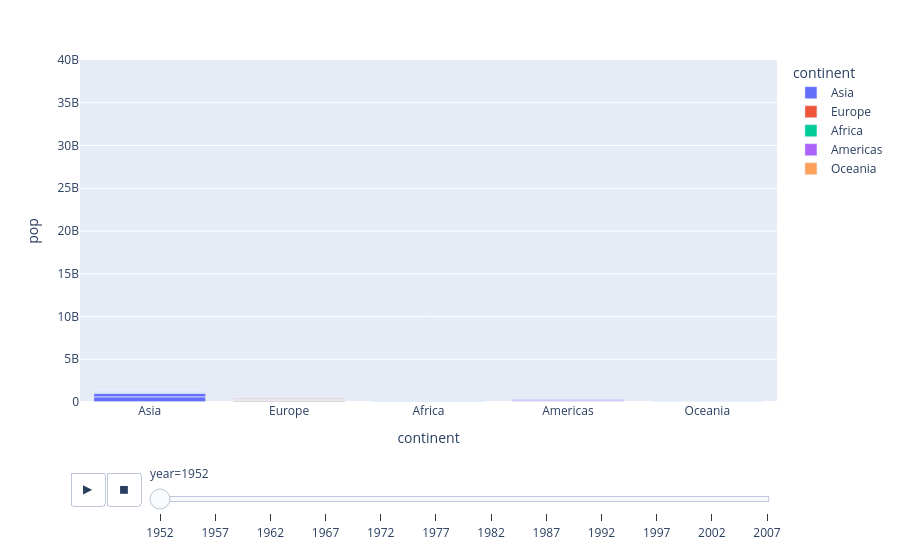

Notebook source saved alongside this figure:
### Code cell
import plotly.express as px

df = px.data.gapminder()

fig = px.bar(df, x="continent",y="pop", color="continent",
             animation_frame= "year", animation_group="country", range_y=[0,40000000000])
fig.show()

### Figure 1 — Plotly figure (JSON) as saved in the notebook; plotly's stock layout.template omitted (floating-point values rounded to 4 significant figures)
{"data": [{"hovertemplate": "continent=%{x}<br>year=1952<br>pop=%{y}<extra></extra>", "ids": ["Afghanistan", "Bahrain", "Bangladesh", "Cambodia", "China", "Hong Kong, China", "India", "Indonesia", "Iran", "Iraq", "Israel", "Japan", "Jordan", "Korea, Dem. Rep.", "Korea, Rep.", "Kuwait", "Lebanon", "Malaysia", "Mongolia", "Myanmar", "Nepal", "Oman", "Pakistan", "Philippines", "Saudi Arabia", "Singapore", "Sri Lanka", "Syria", "Taiwan", "Thailand", "Vietnam", "West Bank and Gaza", "Yemen, Rep."], "legendgroup": "Asia", "marker": {"color": "#636efa", "pattern": {"shape": ""}}, "name": "Asia", "orientation": "v", "showlegend": true, "textposition": "auto", "type": "bar", "x": ["Asia", "Asia", "Asia", "Asia", "Asia", "Asia", "Asia", "Asia", "Asia", "Asia", "Asia", "Asia", "Asia", "Asia", "Asia", "Asia", "Asia", "Asia", "Asia", "Asia", "Asia", "Asia", "Asia", "Asia", "Asia", "Asia", "Asia", "Asia", "Asia", "Asia", "Asia", "Asia", "Asia"], "xaxis": "x", "y": [8425333, 120447, 46886859, 4693836, 556263527, 2125900, 372000000, 82052000, 17272000, 5441766, 1620914, 86459025, 607914, 8865488, 20947571, 160000, 1439529, 6748378, 800663, 20092996, 9182536, 507833, 41346560, 22438691, 4005677, 1127000, 7982342, 3661549, 8550362, 21289402, 26246839, 1030585, 4963829], "yaxis": "y"}, {"hovertemplate": "continent=%{x}<br>year=1952<br>pop=%{y}<extra></extra>", "ids": ["Albania", "Austria", "Belgium", "Bosnia and Herzegovina", "Bulgaria", "Croatia", "Czech Republic", "Denmark", "Finland", "France", "Germany", "Greece", "Hungary", "Iceland", "Ireland", "Italy", "Montenegro", "Netherlands", "Norway", "Poland", "Portugal", "Romania", "Serbia", "Slovak Republic", "Slovenia", "Spain", "Sweden", "Switzerland", "Turkey", "United Kingdom"], "legendgroup": "Europe", "marker": {"color": "#EF553B", "pattern": {"shape": ""}}, "name": "Europe", "orientation": "v", "showlegend": true, "textposition": "auto", "type": "bar", "x": ["Europe", "Europe", "Europe", "Europe", "Europe", "Europe", "Europe", "Europe", "Europe", "Europe", "Europe", "Europe", "Europe", "Europe", "Europe", "Europe", "Europe", "Europe", "Europe", "Europe", "Europe", "Europe", "Europe", "Europe", "Europe", "Europe", "Europe", "Europe", "Europe", "Europe"], "xaxis": "x", "y": [1282697, 6927772, 8730405, 2791000, 7274900, 3882229, 9125183, 4334000, 4090500, 42459667, 69145952, 7733250, 9504000, 147962, 2952156, 47666000, 413834, 10381988, 3327728, 25730551, 8526050, 16630000, 6860147, 3558137, 1489518, 28549870, 7124673, 4815000, 22235677, 50430000], "yaxis": "y"}, {"hovertemplate": "continent=%{x}<br>year=1952<br>pop=%{y}<extra></extra>", "ids": ["Algeria", "Angola", "Benin", "Botswana", "Burkina Faso", "Burundi", "Cameroon", "Central African Republic", "Chad", "Comoros", "Congo, Dem. Rep.", "Congo, Rep.", "Cote d'Ivoire", "Djibouti", "Egypt", "Equatorial Guinea", "Eritrea", "Ethiopia", "Gabon", "Gambia", "Ghana", "Guinea", "Guinea-Bissau", "Kenya", "Lesotho", "Liberia", "Libya", "Madagascar", "Malawi", "Mali", "Mauritania", "Mauritius", "Morocco", "Mozambique", "Namibia", "Niger", "Nigeria", "Reunion", "Rwanda", "Sao Tome and Principe", "Senegal", "Sierra Leone", "Somalia", "South Africa", "Sudan", "Swaziland", "Tanzania", "Togo", "Tunisia", "Uganda", "Zambia", "Zimbabwe"], "legendgroup": "Africa", "marker": {"color": "#00cc96", "pattern": {"shape": ""}}, "name": "Africa", "orientation": "v", "showlegend": true, "textposition": "auto", "type": "bar", "x": ["Africa", "Africa", "Africa", "Africa", "Africa", "Africa", "Africa", "Africa", "Africa", "Africa", "Africa", "Africa", "Africa", "Africa", "Africa", "Africa", "Africa", "Africa", "Africa", "Africa", "Africa", "Africa", "Africa", "Africa", "Africa", "Africa", "Africa", "Africa", "Africa", "Africa", "Africa", "Africa", "Africa", "Africa", "Africa", "Africa", "Africa", "Africa", "Africa", "Africa", "Africa", "Africa", "Africa", "Africa", "Africa", "Africa", "Africa", "Africa", "Africa", "Africa", "Africa", "Africa"], "xaxis": "x", "y": [9279525, 4232095, 1738315, 442308, 4469979, 2445618, 5009067, 1291695, 2682462, 153936, 14100005, 854885, 2977019, 63149, 22223309, 216964, 1438760, 20860941, 420702, 284320, 5581001, 2664249, 580653, 6464046, 748747, 863308, 1019729, 4762912, 2917802, 3838168, 1022556, 516556, 9939217, 6446316, 485831, 3379468, 33119096, 257700, 2534927, 60011, 2755589, 2143249, 2526994, 14264935, 8504667, 290243, 8322925, 1219113, 3647735, 5824797, 2672000, 3080907], "yaxis": "y"}, {"hovertemplate": "continent=%{x}<br>year=1952<br>pop=%{y}<extra></extra>", "ids": ["Argentina", "Bolivia", "Brazil", "Canada", "Chile", "Colombia", "Costa Rica", "Cuba", "Dominican Republic", "Ecuador", "El Salvador", "Guatemala", "Haiti", "Honduras", "Jamaica", "Mexico", "Nicaragua", "Panama", "Paraguay", "Peru", "Puerto Rico", "Trinidad and Tobago", "United States", "Uruguay", "Venezuela"], "legendgroup": "Americas", "marker": {"color": "#ab63fa", "pattern": {"shape": ""}}, "name": "Americas", "orientation": "v", "showlegend": true, "textposition": "auto", "type": "bar", "x": ["Americas", "Americas", "Americas", "Americas", "Americas", "Americas", "Americas", "Americas", "Americas", "Americas", "Americas", "Americas", "Americas", "Americas", "Americas", "Americas", "Americas", "Americas", "Americas", "Americas", "Americas", "Americas", "Americas", "Americas", "Americas"], "xaxis": "x", "y": [17876956, 2883315, 56602560, 14785584, 6377619, 12350771, 926317, 6007797, 2491346, 3548753, 2042865, 3146381, 3201488, 1517453, 1426095, 30144317, 1165790, 940080, 1555876, 8025700, 2227000, 662850, 157553000, 2252965, 5439568], "yaxis": "y"}, {"hovertemplate": "continent=%{x}<br>year=1952<br>pop=%{y}<extra></extra>", "ids": ["Australia", "New Zealand"], "legendgroup": "Oceania", "marker": {"color": "#FFA15A", "pattern": {"shape": ""}}, "name": "Oceania", "orientation": "v", "showlegend": true, "textposition": "auto", "type": "bar", "x": ["Oceania", "Oceania"], "xaxis": "x", "y": [8691212, 1994794], "yaxis": "y"}], "layout": {"barmode": "relative", "legend": {"title": {"text": "continent"}, "tracegroupgap": 0}, "margin": {"t": 60}, "sliders": [{"active": 0, "currentvalue": {"prefix": "year="}, "len": 0.9, "pad": {"b": 10, "t": 60}, "steps": [{"args": [["1952"], {"frame": {"duration": 0, "redraw": true}, "fromcurrent": true, "mode": "immediate", "transition": {"duration": 0, "easing": "linear"}}], "label": "1952", "method": "animate"}, {"args": [["1957"], {"frame": {"duration": 0, "redraw": true}, "fromcurrent": true, "mode": "immediate", "transition": {"duration": 0, "easing": "linear"}}], "label": "1957", "method": "animate"}, {"args": [["1962"], {"frame": {"duration": 0, "redraw": true}, "fromcurrent": true, "mode": "immediate", "transition": {"duration": 0, "easing": "linear"}}], "label": "1962", "method": "animate"}, {"args": [["1967"], {"frame": {"duration": 0, "redraw": true}, "fromcurrent": true, "mode": "immediate", "transition": {"duration": 0, "easing": "linear"}}], "label": "1967", "method": "animate"}, {"args": [["1972"], {"frame": {"duration": 0, "redraw": true}, "fromcurrent": true, "mode": "immediate", "transition": {"duration": 0, "easing": "linear"}}], "label": "1972", "method": "animate"}, {"args": [["1977"], {"frame": {"duration": 0, "redraw": true}, "fromcurrent": true, "mode": "immediate", "transition": {"duration": 0, "easing": "linear"}}], "label": "1977", "method": "animate"}, {"args": [["1982"], {"frame": {"duration": 0, "redraw": true}, "fromcurrent": true, "mode": "immediate", "transition": {"duration": 0, "easing": "linear"}}], "label": "1982", "method": "animate"}, {"args": [["1987"], {"frame": {"duration": 0, "redraw": true}, "fromcurrent": true, "mode": "immediate", "transition": {"duration": 0, "easing": "linear"}}], "label": "1987", "method": "animate"}, {"args": [["1992"], {"frame": {"duration": 0, "redraw": true}, "fromcurrent": true, "mode": "immediate", "transition": {"duration": 0, "easing": "linear"}}], "label": "1992", "method": "animate"}, {"args": [["1997"], {"frame": {"duration": 0, "redraw": true}, "fromcurrent": true, "mode": "immediate", "transition": {"duration": 0, "easing": "linear"}}], "label": "1997", "method": "animate"}, {"args": [["2002"], {"frame": {"duration": 0, "redraw": true}, "fromcurrent": true, "mode": "immediate", "transition": {"duration": 0, "easing": "linear"}}], "label": "2002", "method": "animate"}, {"args": [["2007"], {"frame": {"duration": 0, "redraw": true}, "fromcurrent": true, "mode": "immediate", "transition": {"duration": 0, "easing": "linear"}}], "label": "2007", "method": "animate"}], "x": 0.1, "xanchor": "left", "y": 0, "yanchor": "top"}], "updatemenus": [{"buttons": [{"args": [null, {"frame": {"duration": 500, "redraw": true}, "fromcurrent": true, "mode": "immediate", "transition": {"duration": 500, "easing": "linear"}}], "label": "&#9654;", "method": "animate"}, {"args": [[null], {"frame": {"duration": 0, "redraw": true}, "fromcurrent": true, "mode": "immediate", "transition": {"duration": 0, "easing": "linear"}}], "label": "&#9724;", "method": "animate"}], "direction": "left", "pad": {"r": 10, "t": 70}, "showactive": false, "type": "buttons", "x": 0.1, "xanchor": "right", "y": 0, "yanchor": "top"}], "xaxis": {"anchor": "y", "categoryarray": ["Asia", "Europe", "Africa", "Americas", "Oceania"], "categoryorder": "array", "domain": [0, 1], "title": {"text": "continent"}}, "yaxis": {"anchor": "x", "domain": [0, 1], "range": [0, 40000000000], "title": {"text": "pop"}}}}
